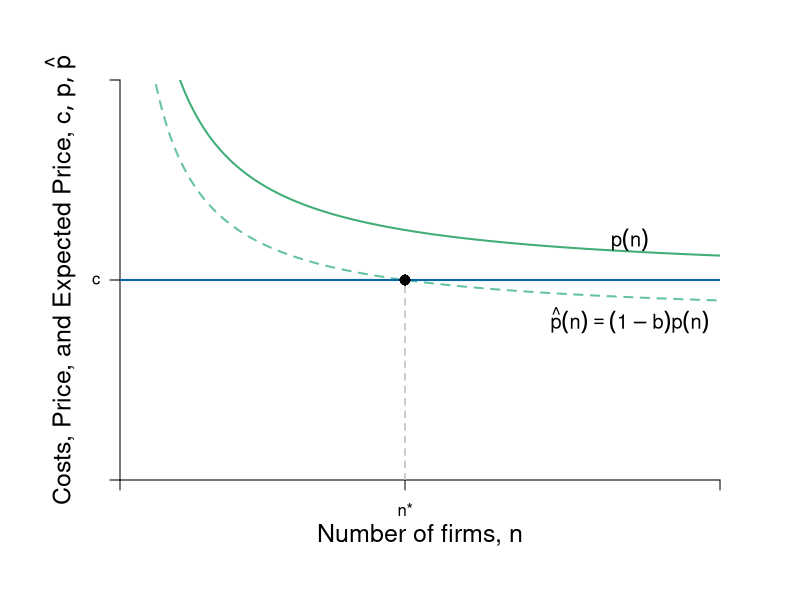

Recreate this plot in R.
require(shape)
pdf(file = "competitionmarkets/long_run_n.pdf", width = 9, height = 7)

#Set parameters for graphics
axislabelsize <- 1.5
labelsize <- 1.2
graphlinewidth <- 2
segmentlinewidth <- 1.5

COL <- c("#7fc97f", "#beaed4", "#fdc086", "#ffff99", "#386cb0", "#f0027f", "#bf5b17", "#666666")
COLA <- c("#e0f3db", "#99d8c9","#66c2a4","#41ae76", "#238b45", "#005824")
COLB <- c("#c6dbef", "#4eb3d3", "#2b8cbe", "#0868ac","#084081")
COLC <- c("#fcfbfd", "#efedf5", "#dadaeb", "#bcbddc", "#9e9ac8", "#807dba", "#6a51a3", "#54278f", "#3f007d")

par(mar =  c(6, 6, 4, 4))

Profit <- function(n, pbar = 60, c = 10, beta = 0.5) {
  (pbar - c)^2 / (((n + 1)^2)*beta)
}

totaln <- function(pi, pbar = 60, c = 10, beta = 0.5){
  (pbar - c)/(sqrt(pi*beta)) - 1
}

cournotPrice <- function(n, pbar = 60, c1 = 10) {
  c1 + (1/(n+1))*(pbar - c1)
}


# Barriers to entry
# Inputs: Probability of BTE (b) and number of firms
# Outputs: Price Level at some n
bte <- function(n, b = 0) {
  cournotPrice(n)*(1-b)
}

nstar <- function(b, pbar = 60, c = 10){
(pbar*(1 - b) - c) / (b*c)
}

#Levels for the barriers to entry specified here
barriers <- c(0.2, 0.5, 0.71)

xlims <- c(0, 40)
ylims <- c(0, 20)

plot(0, 0, xlim = xlims, ylim = ylims, type = "n",
     xlab = expression(paste("")),
     ylab = expression(paste("")), 
     xaxt = "n", 
     yaxt = "n", 
     cex.lab = axislabelsize, 
     bty = "n",
     xaxs="i", 
     yaxs="i")

# ticksy <- seq(from = 0, to = ylims[2], by = 2)
# ylabels <- seq(from = 0, to = ylims[2], by = 2)
# ticksx <- seq(from = 0, to = xlims[2], by = 2)
# xlabels <- seq(from = 0, to = xlims[2], by = 2)
ticksy <- c(0, 10, ylims[2])
ylabels <- c(NA, expression(c), NA)
ticksx <- c(0, nstar(b = barriers[1]), xlims[2])
xlabels <- c(NA, expression(paste(n,"*")), NA)

axis(1, at = ticksx, pos = 0, labels = xlabels)
axis(2, at = ticksy, pos = 0, labels = ylabels, las = 1)

npts <- 500 
xx1 <- seq(xlims[1], xlims[2], length.out = npts)

#Lines for barrier graph
#lines(xx1, bte(n = xx1, b = barriers[3]), col = COLA[3], lty = 2, lwd = segmentlinewidth)
#lines(xx1, bte(n = xx1, b = barriers[2]), col = COLA[3], lty = 2, lwd = segmentlinewidth)
lines(xx1, bte(n = xx1, b = barriers[1]), col = COLA[3], lty = 2, lwd = graphlinewidth)

#Price with no barriers
# No Barrier --- Green
lines(xx1, cournotPrice(xx1, c = 10), col = COLA[4], lwd = graphlinewidth) 

# lines(xx1, Profit(xx1, c = 0.25), col = COLA[4], lty = 2, lwd = segmentlinewidth)

#Label axes
mtext(expression(paste("Number of firms, ", n)), side=1, line = 2.5, cex = axislabelsize)
text(-4, 0.5*ylims[2], expression(paste("Costs, Price, and Expected Price, ", list(c, p, hat(p)) )), xpd = TRUE, cex = axislabelsize, srt = 90) 

#Arrows(18, 6.8, 18, 4.5, col = "black", lty = 1, code = 2, lwd = 2, arr.type = "triangle", arr.lwd = 0.5)
# text(16, 5.75, expression(paste("Decrease in ", rho)), cex = labelsize)


#text(5, 11, expression(paste(c)), cex = labelsize)
# text(19, 4.4, expression(paste(rho[1])), cex = labelsize)

#Arrows(4, 9, 7.8, 9, col = "black", lty = 1, code = 2, lwd = 2, arr.type = "triangle", arr.lwd = 0.5)
# text(5.7, 10, expression(paste("Decrease in ", c)), cex = labelsize)

text(34, 12, expression(paste(p(n))), cex = labelsize)
text(34, 8, expression(paste(hat(p)*(n) == (1-b)*p(n) )), cex = labelsize)

#line for the marginal cost
segments(0, 10, xlims[2], 10, lty = 1, col = COLB[4] , lwd = graphlinewidth)
segments(nstar(b = barriers[1]), 0, nstar(b = barriers[1]), bte(n = nstar(b = barriers[1]), b = barriers[1]), lty = 2, col = "gray", lwd = segmentlinewidth)
# segments(4.5, 0, 4.5, 6.8, lty = 2, col = "grey", lwd = segmentlinewidth)
# segments(0, 6.8, 4.5, 6.8, lty = 2, col = "grey", lwd = segmentlinewidth)
# 

#This should probably have a loop, but I haven't worked it out. 
points(nstar(b = barriers[1]), bte(n = nstar(b = barriers[1]), b = barriers[1]), pch = 16, col = "black", cex = 1.5)
# points(nstar(b = barriers[2]), bte(n = nstar(b = barriers[2]), b = barriers[2]), pch = 16, col = "black", cex = 1.5)
# points(nstar(b = barriers[3]), bte(n = nstar(b = barriers[3]), b = barriers[3]), pch = 16, col = "black", cex = 1.5)


# text(80, 12.5, expression(paste("Excess Supply at ", p^H)), cex = labelsize)
# 
# Arrows(62, 5.5, 82, 5.5, col = "black", lty = 1, code = 3, lwd = 2, arr.type = "triangle", arr.lwd = 0.5)
# text(72, 4.75, expression(paste("Excess")), cex = labelsize)
# text(72, 3.75, expression(paste("Demand")), cex = labelsize)
# text(72, 2.75, expression(paste("at ", p^L)), cex = labelsize)
# segments(6, 0, 6, 4, lty = 2, col = "gray" , lwd = segmentlinewidth)
# points(6, 4, pch = 16, col = "black", cex = 1.5)


# segments(9.6, 0, 9.6, 7, lty = 2, col = "gray" , lwd = segmentlinewidth)
# points(9.6, 7, pch = 16, col = "black", cex = 1.5)

# segments(13, 0, 13, 4, lty = 2, col = "gray" , lwd = segmentlinewidth)
# points(13, 4, pch = 16, col = "black", cex = 1.5)

dev.off()
